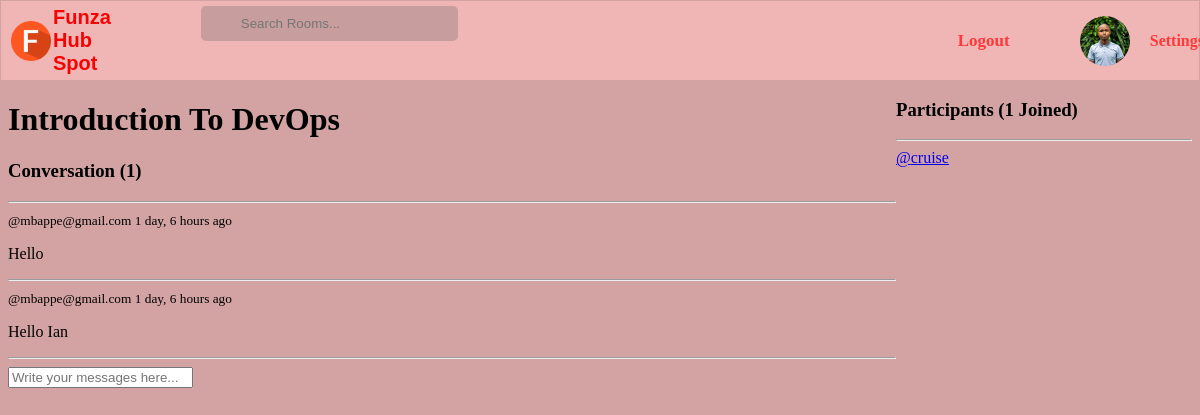
The app's page /room/4/ (signed in) with its own data.
### base/models.py (models this page shows, shortened)
class User(AbstractUser):
    name = models.CharField(max_length=200, null=True)
    email = models.EmailField(unique=True, null=True)
    bio = models.TextField(null=True)
    avatar = models.ImageField(null=True, default="cat.png")
    USERNAME_FIELD = 'email'
    REQUIRED_FIELDS = []

class Room(models.Model):
    host = models.ForeignKey(User, on_delete=models.SET_NULL, null=True)
    topic = models.ForeignKey(Topic, on_delete=models.SET_NULL, null=True)
    name = models.CharField(max_length=200, unique=True)
    description = models.TextField(null=True, blank=True)
    participants = models.ManyToManyField(User, related_name='participants', blank=True)
    updated = models.DateTimeField(auto_now=True)
    created = models.DateTimeField(auto_now_add=True)
    class Meta:
        ordering = ['-updated', '-created']

class Message(models.Model):
    user = models.ForeignKey(User, on_delete=models.CASCADE)
    room = models.ForeignKey(Room, on_delete=models.CASCADE)
    body = models.TextField()
    updated = models.DateTimeField(auto_now=True)
    created = models.DateTimeField(auto_now_add=True)
    class Meta:
        ordering = ['-updated', '-created']

### base/views.py (the view, shortened to what this page needs)
# urls.py: path('room/<str:pk>/', views.room, name='room'),
def room(request, pk):
    room = Room.objects.get(id=pk)
    room_messages = room.message_set.all()
    participants = room.participants.all()
    context = {'room': room, 'room_messages':room_messages, 'participants': participants}
    return render(request, 'base/room.html', context)

### base/templates/base/room.html (shortened to what this page needs)
{% extends 'main.html' %}
{% block content %}
<div class="room-container">
    <div class="">
    <h1>{{room.name}}</h1>
    <div class="comment-wrapper">
        <h3>Conversation ({{participants.count}})</h3>
        <hr>
        {% for message in room_messages %}
        <div>
            <small>@{{message.user}} {{message.created|timesince}} ago </small>
            <p>{{message.body}}</p>
            <hr>
        </div>
        {% endfor %}
        <div class="comment-form">
            <form method="POST" action="">
                <input type="text" name="body" placeholder="Write your messages here...">
            </form>
        </div>
    </div>
    </div>
    <div>
        <h3>Participants ({{participants.count}} Joined)</h3>
        <hr>
        {% for user in participants %}
            <div>
                <a href="{% url 'user-profile' user.id %}">@{{user.username}}</a>
            </div>
        {% endfor %}
    </div>
</div>
{% endblock%}

### base/templates/navbar.html (shortened to what this page needs)
<!DOCTYPE html>
<html lang="en">
<head>
    {% load static %}
    <link rel="stylesheet" href="{% static 'styles/navbar-n.css' %}">
</head>
<body>
    <div class="navbar">
        <div class="search">
            <a href="{% url 'home' %}" class="logo"> <img src="{% static 'images/letter-f.png' %}" alt="Funza" class="logo-image"> Funza Hub Spot</a>
            <form method="GET" action="{% url 'home' %}" class="search-form">
                <input type="text" name="q" placeholder="Search Rooms...">
            </form>
        </div>
        <div class="auth-links">
            {% if request.user.is_authenticated %}
                <a href="{% url 'logout' %}" class="logout">Logout</a>
                <div class="navbar-2">
                    <div class="rounded-avatar">
                        <a href="{% url 'user-profile' user.id %}">
                            <img src="{{ request.user.avatar.url }}" alt="User Profile Picture" class="avatar">
                        </a>
                    </div>
                    <a href="{% url 'update-user' %}" class="edit-profile">Settings</a>
                </div>
            {% else %}
                <button class="auth-button"> <a href="{% url 'login' %}">Login</a> </button>
            {% endif %}
        </div>
    </div>
</body>
</html>

### static/styles/main.css (style rules this page uses)
body { background: #d3a3a3; }

### static/styles/navbar-n.css (style rules this page uses)
.navbar { display: flex; flex-direction: row; align-items: center; background-color: #f0b6b6; padding: 5px 10px; margin: -7px -7px 0 -7px; justify-content: space-between; }
.navbar a { display: flex; align-items: center; gap: 2px; text-decoration: none; font-size: 20px; font-family: cursive, sans-serif; font-weight: 600; color: #f70202; }
.logo img { max-width: 40px; height: auto; }
.search { display: flex; flex-direction: row; gap: 90px; }
.search-form input { padding: 10px 40px; border: none; background-color: #c79d9d; border-radius: 5px; }
.auth-links { display: flex; flex-direction: row; align-items: center; gap: 70px; margin-left: 500px; }
.auth-links a { color: #fd3939; font-size: 17px; font-family: cursive; font-weight: 600; }
.navbar-2 { display: flex; flex-direction: row; gap: 20px; }
.navbar-2 a { font-size: 16px; font-family: cursive sans-serif; color: #fd3939; }
.rounded-avatar .avatar { border-radius: 50%; width: 50px; height: 50px; object-fit: cover; display: block; }

### base/templates/base/room.html (style rules this page uses)
.room-container { display: grid; grid-template-columns: 3fr 1fr; }

### records on screen
User: user.avatar (picture)
Room: name "Introduction To DevOps"
Message: user "mbappe@gmail.com", created "1 day, 6 hours", body "Hello"
Message: user "mbappe@gmail.com", created "1 day, 6 hours", body "Hello Ian"
User: username "cruise"

### other values on screen
{{ participants.count }} "1"
